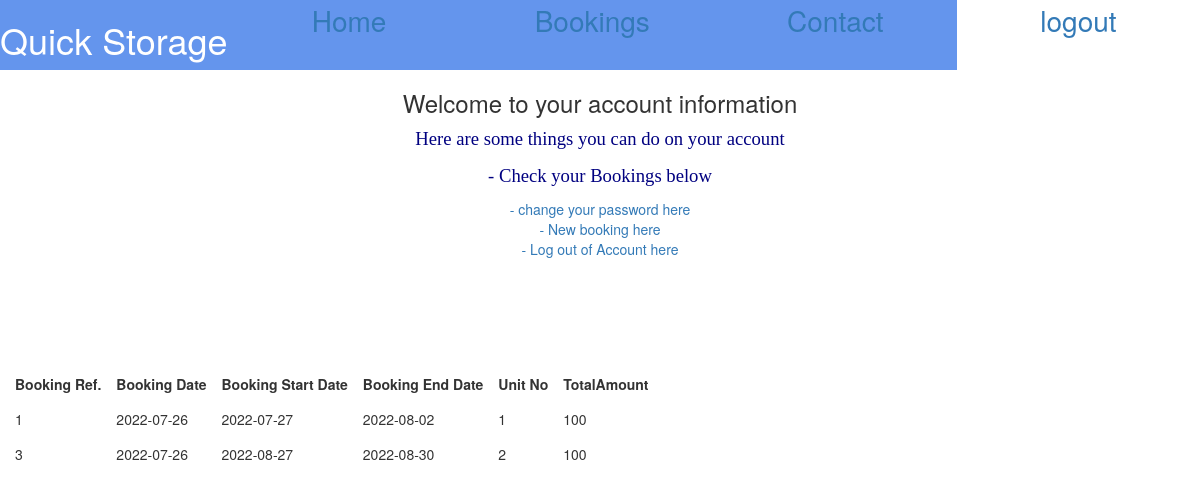
/bookings/account.php (signed in), run on the app's committed database.
### tables this page shows
Create Table `Booking` (
	BookingID int AUTO_INCREMENT,
    BookingDate date,
    BookingStartDate date,
    BookingEndDate date,
    CustomerID int,
    UnitID int,
  
    TotalDays int,
    TotalAmount float,
    
    foreign key(CustomerID)references Customer(CustomerID),
    foreign key(UnitID)references StorageUnit(UnitID),
  
    primary key (BookingID)
    );

### bookings/account.php (the view, shortened to what this page needs)
	<!DOCTYPE html>
<html lang="en">
	<head>
					<link rel="stylesheet" href="../style/style.css"/>
					  <link rel="stylesheet" href="https://maxcdn.bootstrapcdn.com/bootstrap/3.3.7/css/bootstrap.min.css">
	</head>
		<body>
		<div id="header">
							<div id="header2">
								<h1>Quick Storage</h1>
								<br>
								<div class="link"><a href="./index.html">Home</a></div>
								<div class="link"><a href="./bookings/booking.php">Bookings</a></div>
								<div class="link"><a href="./contact/contact.html">Contact</a></div>
								<div class="link" style="background-color:white"><a href="logout.php">logout</a></div>
					</div>
				</div>
			<h3 class="central"> Welcome to your account information</h3>
				<p>Here are some things you can do on your account</p>
				<p>- Check your Bookings below</p>
			<section class="central">
				<a href="reset.php"> - change your password here</a><br>
				<a href="booking.php"> - New booking here </a><br>
				<a href="logout.php"> - Log out of Account here </a><br>
					<br>
					<br>
					<br>
					<br>
					<br>
			</section>
				</body>
				</html>
					 <?php
$customerid = $_SESSION['user'];
	include '../dbconnect.php';
$result = mysqli_query($conn,"SELECT * FROM quickstorage.booking WHERE CustomerID='$customerid'");
echo "<table style ='border-collapse: separate;border-spacing: 15px;'><tr><th>Booking Ref.</th><th>Booking Date</th><th>Booking Start Date </th><th>Booking End Date</th><th>Unit No</th><th>TotalAmount</th></tr>";
while($row = mysqli_fetch_array($result))
{
	echo "<tr><td>".$row['BookingID']."</td><td>".$row['BookingDate']."</td><td>".$row['BookingStartDate']."</td><td>".$row['BookingEndDate']."</td><td>".$row['UnitID']."</td><td>".$row['TotalAmount']."</td></tr>";
}
echo "</table>";
	?>

### style/style.css (style rules this page uses)
body { margin:0px; font-family:Helvetica; color:Navy; background:white; line-height:1.5; }
#header, #footer { display:flex; }
#header { background:#6495ED; font-size:200%; }
.link,.foot { flex:3; text-align:center; }
#header2 { display:flex; flex:10; text-align:center; color:white; }
a { color:white; }
h1 { color: Navy; font-size: 14pt; font-family: Georgia; text-align:center; margin: 50px; }
p { color: Navy; font-size: 14pt; font-family: Georgia; text-align:center; margin: 50px; }
.central { text-align:center; }
th, td { padding: 10px; }

### data on the page
booking: BookingID "1", BookingDate "2022-07-26", BookingStartDate "2022-07-27", BookingEndDate "2022-08-02", UnitID "1", TotalAmount "100"
booking: BookingID "3", BookingDate "2022-07-26", BookingStartDate "2022-08-27", BookingEndDate "2022-08-30", UnitID "2", TotalAmount "100"
